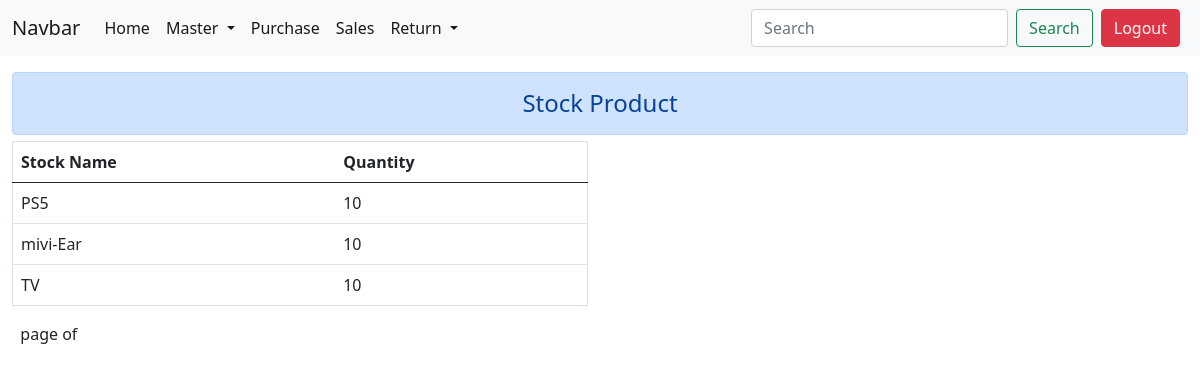
Page /stock/ (signed in) on the committed database.
### inventoryApp/models.py (models this page shows, shortened)
class stockModel(models.Model):
    purchaseId = models.ForeignKey(purchaseModel,on_delete=models.CASCADE)
    date = models.DateTimeField()
    quantity = models.IntegerField()

class purchaseModel(models.Model):
    productId = models.ForeignKey(productModel, on_delete=models.CASCADE)
    customerId = models.ForeignKey(customerModel, on_delete=models.CASCADE)
    purchaseDate = models.DateTimeField(default=datetime.datetime.today(),blank=True,null=True)
    invoice = models.CharField(max_length=100)
    rate = models.IntegerField()
    quantity = models.BigIntegerField()
    discount = models.IntegerField(blank=True,null=True)
    CGST = models.IntegerField(blank=True,null=True)
    IGST = models.IntegerField(blank=True,null=True)
    taxableAmount = models.IntegerField(default=0,blank=True,null=True)
    totalAmount = models.BigIntegerField()

class productModel(models.Model):
    profileName = models.ForeignKey(registerModel,on_delete=models.CASCADE)
    productName = models.CharField(max_length=100)
    rate = models.IntegerField(default=0)
    discount = models.IntegerField(default=0,blank=True, null=True)
    CGST = models.IntegerField(default=0,blank=True, null=True)
    SGST = models.IntegerField(default=0,blank=True, null=True)
    IGST = models.IntegerField(default=0,blank=True, null=True)
    productDescription = models.CharField(max_length=900,blank=True,null=True)

### inventoryApp/views/stock.py (called while the page is built)
def stock(request):
    mail = request.session.get('email')
    email = registerModel.objects.get(email=mail)
    stockData = stockModel.objects.filter(purchaseId__productId__profileName=email)
    params = {'stockData':stockData}
    return render(request,'inventory/stock.html',params)

### templates/inventory/stock.html (shortened to what this page needs)
{% extends 'inventory/homebase.html'%}
{% load static %}
{% load getName %}
{% block bodyBlock %}
<div class="container-fluid">
    <div class="row justify-content-center">
      <div class="col-lg-12">
        <h4 class="text-center alert alert-primary mt-3">Stock Product</h4>
      </div>
    </div>
    <div class="row" style="margin-top: -10px;">
        <div class="col-lg-6">
            <table class="table border">
              <thead>
                <tr>
                  <th scope="col">Stock Name</th>
                  <th scope="col">Quantity</th>
                </tr>
              </thead>
              <tbody>
                {% for i in stockData %}
                <tr>
                  <td>{{i.purchaseId.productId.productName}}</td>
                  <td>{{i.purchaseId.quantity}}</td>
                </tr>
                {% endfor %}
              </tbody>
            </table>
            {%include 'inventory/paginator.html' with page=customerDetail %}
          </div>
    </div>
  </div>
{% endblock %}

### rows in the picture
stockModel: purchaseId.productId.productName "PS5", purchaseId.quantity "10"
stockModel: purchaseId.productId.productName "mivi-Ear", purchaseId.quantity "10"
stockModel: purchaseId.productId.productName "TV", purchaseId.quantity "10"
